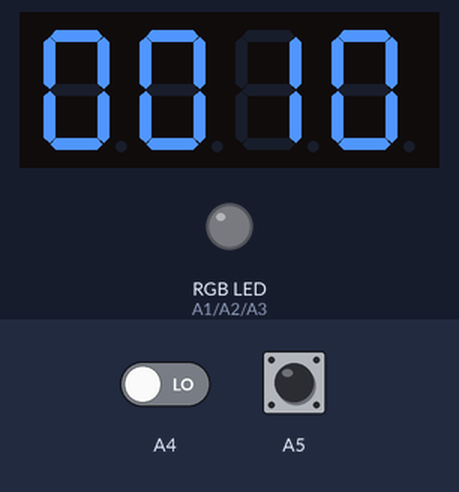
Bench run of a sketch on a simulated Arduino Uno, built with avr-gcc and run on an emulated ATmega328P. On the bench: 4-digit seven-segment display, an RGB LED mixed from three pins (HIGH = lit). Wiring (inferred from the names in the program): 4-digit 7-segment display, segments lit when LOW: segments pin 2, pin 3, pin 4, pin 5, pin 6, pin 7, pin 8, pin 9; digit selects pin 13, pin 12, pin 11, pin 10. The test bench sets the inputs (shaded band); at power-on: A4 LOW, A5 LOW. The segment pins are drawn as the display they are named for; pins used as bus, display or sensor lines are not drawn.

Above: at 4.2 s.
4.3 s: A4 driven HIGH
At 5.5 s:
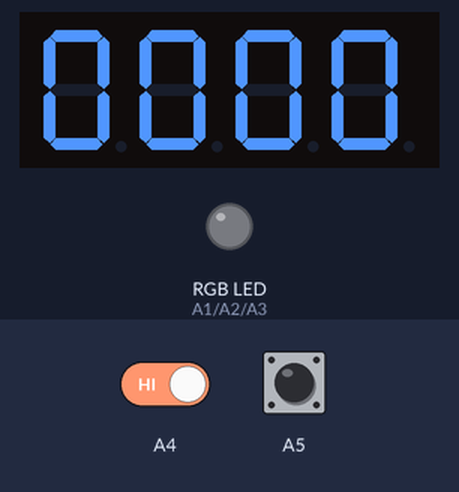
5.8 s: A5 pulsed HIGH 5 times (0.12 s each, 0.3 s apart)
At 7.8 s:
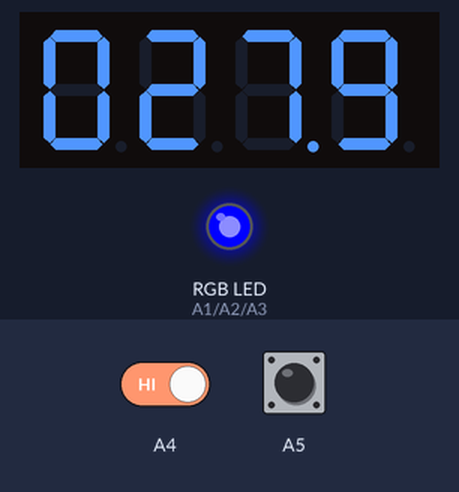
8.8 s: A5 driven HIGH
At 9.7 s:
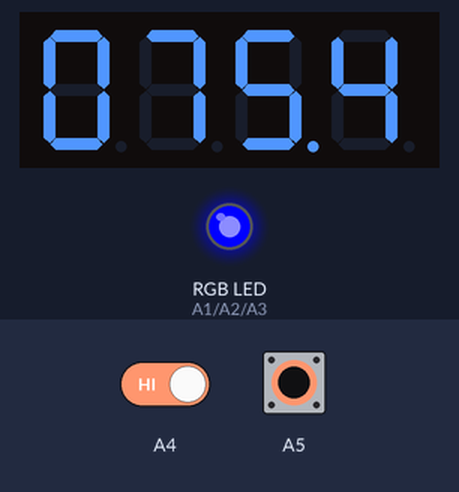
Timing chart, 0 to 11.8 s (numbered marks = the images above; inputs shaded):
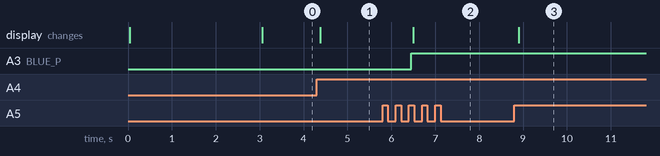

The sketch:

medidor.ino
```cpp
#include <string.h>

#define DIG_1 13
#define DIG_2 12
#define DIG_3 11
#define DIG_4 10
#define SEGM_A 2
#define SEGM_B 3
#define SEGM_C 4
#define SEGM_D 5
#define SEGM_E 6
#define SEGM_F 7
#define SEGM_G 8
#define SEGM_P 9
#define RED_P A1
#define GREEN_P A2
#define BLUE_P A3

#define HR_STRING_SIZE 5

enum STATE_DB {READING, WAITING};
enum STATE_HR {READING_HR, READING_AGE};
enum STATE_DP {DISPLAYING};

struct SignalFSM
{
    STATE_DB state;
    unsigned char currentReading;
    unsigned char previousReading;
    unsigned long previousTime;
    unsigned char cleanSignal;
    int inputPin;
};

struct HeartRateFSM
{
    unsigned char current;
    unsigned char previous;
    unsigned long currentEdge;
    unsigned long previousEdge;
    unsigned int heartRateNum;
    STATE_HR state;
    int counter;
    int age;
    int maxHR;
};

struct DisplayFSM
{
    STATE_DP state = DISPLAYING;
    char previousWord[HR_STRING_SIZE] = "0000";
    unsigned char characters[HR_STRING_SIZE - 1];
    char word[HR_STRING_SIZE] = "0000";
    unsigned char decimal;
};

SignalFSM sFSM;
SignalFSM cFSM;
HeartRateFSM hRFSM;
DisplayFSM dFSM;

unsigned char segments[] = {SEGM_A, SEGM_B, SEGM_C, SEGM_D, SEGM_E, SEGM_F, SEGM_G, SEGM_P};
unsigned char digitPins[] = {DIG_1, DIG_2, DIG_3, DIG_4};
unsigned char colorPins[] = {RED_P, GREEN_P, BLUE_P};

/*
Tabla con los bytes que indican el encendido o apagado de un led para cierto caracter
*/
static unsigned char charTable[] =
    {
        0b01110111, //a
        0b01111100, //b
        0b00111001, //c
        0b01011110, //d
        0b01111001, //e
        0b01110001, //f
        0b01101111, //g
        0b01110110, //h
        0b00110000, //i
        0b00011110, //j
        0b00000000,
        0b00111000, //l
        0b00000000,
        0b01010100, //n
        0b00111111, //o
        0b01110011, //p
        0b01100111, //q
        0b01010000, //r
        0b01101101, //s
        0b01111000, //t
        0b00111110, //u
        0b00011100, //v
        0b00000000,
        0b00000000,
        0b01101110, //y
        0b01011011, //z
        0b00111111, //0
        0b00000110, //1
        0b01011011, //2
        0b01001111, //3
        0b01100110, //4
        0b01101101, //5
        0b01111101, //6
        0b00000111, //7
        0b01111111, //8
        0b01101111, //9
        0b00000000 //space
    };

/*
Funcion que transforma una palabra a un set de bytes que indican que
pines encender o apagar por cada caracter
*/
void wordTo7S(char word[HR_STRING_SIZE], unsigned char characters[HR_STRING_SIZE - 1])
{
    for(int i = 0; i < HR_STRING_SIZE - 1; i++) //Se recorre la palabra
    {
        unsigned char value = word[HR_STRING_SIZE - i - 2]; //value toma el valor de un caracter
        if(value >= 97 && value <= 122) //Si el caracter es una letra
        {
            value -= 97;
        }
        else if(value >= 48 && value <= 57) //Si el caracter es un digito
        {
            value = value - 48 + 26;
        }
        else if(value == 32) //Si el caracter es el de espacio
        {
            value = 26 + 10;
        }
        characters[i] = charTable[value]; //Se busca la secuencia adecuada y se guarda en caracteres[i]
    }
}

void displayCharacters(unsigned char characters[HR_STRING_SIZE - 1])
{
    for (int i = 0; i < HR_STRING_SIZE - 1; i++) //Se recorren los caracteres
    {
        for (int j = 0; j < 4; j++) //Se apagan todos los pines de digitos
        {
            digitalWrite(digitPins[j], LOW);
        }
        if ((3 - i) < 4 && (3 - i) >= 0) //Si el caracter se mostraria en el display
        {
            digitalWrite(digitPins[3 - i], HIGH);
            for (int j = 7; j >= 0; j--) //Se recorren los bits del character
            {
                int turnOn = (characters[i] >> j) & 0x01; //Se guarda el bit en la posicion j del caracter en turnOn
                digitalWrite(segments[j], !turnOn); //Se pone el pin en segmentos[j] en el modo opuesto a turnOn
            }
            delay(4); //Se espera 4 milisegundos
        }
    }
}

/*
Funcion que agrega un decimal al tercer caracter que se muestra en el display
*/
void addDecimal(unsigned char characters[HR_STRING_SIZE - 1])
{

    characters[1] = characters[1] | 0b10000000;

}

/*
Inicializacion de variable del tipo DisplayFSM
*/
void initializeDisplayFSM(DisplayFSM *displayFSM)
{
    displayFSM->state = DISPLAYING;
    displayFSM->decimal = 0;
}

/*
Funcion que hace display a la palabra que se encuentra como atributo en el argumento
displayFSM
*/
void display(DisplayFSM *displayFSM)
{

    switch (displayFSM->state)
    {
    case DISPLAYING:
        if(strcmp(displayFSM->previousWord, displayFSM->word) != 0) //Si la palabra anterior es distinta a la actual
        {
            strcpy(displayFSM->previousWord, displayFSM->word); //La palabra actual se guarda en la palabra anterior
            wordTo7S(displayFSM->word, displayFSM->characters); //Se pasa la palabra al modo para hacer display en el 7 segmentos
            if(displayFSM->decimal) //Si la palabra debe llevar decimal
            {
                addDecimal(displayFSM->characters); //Se agrega el decimal
            }
        }
        else
        {
            displayCharacters(displayFSM->characters); //Se le hace display a los caracteres de la palabra
        }
        break;
    default:
        break;
    }
}

/*
Inicializacion de variable del tipo signalFSM
*/
void initializeSignalFSM(SignalFSM *signalFSM, int inputPin)
{
    signalFSM->state = READING;
    signalFSM->inputPin = inputPin;
    pinMode(signalFSM->inputPin, INPUT);
    signalFSM->currentReading = digitalRead(signalFSM->inputPin);
    signalFSM->previousReading = signalFSM->currentReading;
    signalFSM->cleanSignal = LOW;
}

void deBouncer(SignalFSM *signalFSM)
{
    int extintion = 50;

    switch (signalFSM->state)
    {
    case READING:
        if(signalFSM->previousReading == signalFSM->currentReading) //Si la lectura anterior es igual a la lectura actual
        {
            signalFSM->currentReading = digitalRead(signalFSM->inputPin); //Se actualiza el valor de la lectura actual
        }
        else
        {
            signalFSM->previousTime = millis(); //Se actualiza el valor de los milisegundos anteriores
            signalFSM->cleanSignal = signalFSM->currentReading; //Se cambia el valor de la señal limpia al de la lectura actual
            signalFSM->state = WAITING; //Se cambia el estado al de espera
        }
        break;
    case WAITING:
        if(millis() - signalFSM->previousTime >= extintion) //Se espera hasta que se cumpla el requerimiento de tiempo
        {
            signalFSM->previousReading = signalFSM->currentReading;
            signalFSM->currentReading = digitalRead(signalFSM->inputPin);
            signalFSM->state = READING; //Se cambia el estado al de lectura
        }
    default:
        break;
    }
}
/*
Funcion que combierte un numero a un string
*/
void convertNumberToString(int number, char word[HR_STRING_SIZE])
{
    //Depende del tamaño del numero se agregan un numero de ceros al frente
    if(number >= 1000)
    {
        sprintf(word, "%d", number);
    }
    else if(number >= 100)
    {
        sprintf(word, "0%d", number);

    }
    else if(number >= 10)
    {
        sprintf(word, "00%d", number);
    }
    else
    {
        sprintf(word, "000%d", number);
    }
}

/*
Funcion que enciende el led rgb dado la entrada para el rojo, verde y azul
*/
void displayRGB(unsigned char red, unsigned char green, unsigned char blue)
{
    analogWrite(RED_P, red);
    analogWrite(GREEN_P, green);
    analogWrite(BLUE_P, blue);
}

/*
Inicializacion de variable del tipo heartRateFSM
*/
void initialiseHeartRateFSM(HeartRateFSM *heartRateFSM)
{
    heartRateFSM->current = LOW;
    heartRateFSM->previous = heartRateFSM->current;
    heartRateFSM->previousEdge = millis();
    heartRateFSM->heartRateNum = 0;
    heartRateFSM->state = READING_AGE;
    heartRateFSM->counter = 0;
    heartRateFSM->maxHR = 0;
    heartRateFSM->age = 10;
}

/*
Funcion que calcula el ritmo cardiaco dado signalFSM y que guarda el resultado en displayFSM
*/
void heartRateMonitor(HeartRateFSM *heartRateFSM, SignalFSM *signalFSM, DisplayFSM *displayFSM)
{
    switch (heartRateFSM->state)
    {
    case READING_HR:
        if(heartRateFSM->previous == LOW && heartRateFSM->current == HIGH) //Si la señal cambio de LOW a HIGH
        {
            heartRateFSM->currentEdge = millis(); //Se actualiza el tiempo del pico actual a los milisegundos actuales
            heartRateFSM->heartRateNum += heartRateFSM->currentEdge - heartRateFSM->previousEdge; //Se suma la differencia entre el tiempo del pico actual y el pico anterior a hearRateNum
            heartRateFSM->counter++; //Se incrementa el contador
            heartRateFSM->previousEdge = heartRateFSM->currentEdge; //Se actualiza el valor del tiempo del pico anterior al del actual
        }
        if(heartRateFSM->counter == 3) //Si el contador llega a 3
        {
            heartRateFSM->counter = 0; //Se retorna el contador a 0
            heartRateFSM->heartRateNum /= 3; //Se divide lo que hay en heartRateNum en 3 (promedio)
            heartRateFSM->heartRateNum = 600000 / heartRateFSM->heartRateNum; //Se calcula el ritmo cardiaco dado su periodo

            //Se enciende el led rgb de un color dado el ritmo cardiaco actual y el maximo
            if(heartRateFSM->heartRateNum <= heartRateFSM->maxHR * 0.5 * 10)
            {
                displayRGB(0, 0, 255);
            }
            else if(heartRateFSM->heartRateNum <= heartRateFSM->maxHR * 0.7 * 10)
            {
                displayRGB(0, 255, 255);
            }
            else if (heartRateFSM->heartRateNum <= heartRateFSM->maxHR * 0.85 * 10)
            {
                displayRGB(0, 255, 0);
            }
            else if (heartRateFSM->heartRateNum <= heartRateFSM->maxHR * 1 * 10)
            {
                displayRGB(255, 255, 0);
            }
            else
            {
                displayRGB(255, 0, 0);
            }
            convertNumberToString(heartRateFSM->heartRateNum, displayFSM->word); //Se transforma el ritmo cardiaco actual a string y se guarda en la estructura displayFSM
            displayFSM->decimal = 1; //Se le indica a la estructura displayFSM que la palabra se imprimira con decimal
            heartRateFSM->heartRateNum = 0; //Se reinicia hearRateNum en 0
        }
        heartRateFSM->previous = heartRateFSM->current; //La señal previa toma el valor de la actual
        heartRateFSM->current = signalFSM->cleanSignal; //La señal actual toma el valor de la señal limpia en la estructura signalFSM
        break;

    default:
        break;
    }
}


void inputAge(HeartRateFSM *heartRateFSM, SignalFSM *signalFSM, DisplayFSM *displayFSM)
{
    switch (heartRateFSM->state)
    {
    case READING_AGE:
        if(heartRateFSM->previous == LOW && heartRateFSM->current == HIGH) //Si la señal anterior es LOW y la actual es HIGH
        {
            heartRateFSM->age++; //Se incrementa la edad
            convertNumberToString(heartRateFSM->age, displayFSM->word); //Se convierte la edad a un string y se guarda en la estructura displayFSM
        }
        heartRateFSM->previous = heartRateFSM->current; //La señal actual se guarda en la previa
        heartRateFSM->current = signalFSM->cleanSignal; //La señal actual se actualiza a la señal limpia de la estructura signalFSM
        break;

    default:
        break;
    }
}

void setup()
{
    for(int i = 0; i < 8; i++)
    {
        pinMode(segments[i], OUTPUT);
    }
    for(int i = 0; i < 4; i++)
    {
        pinMode(digitPins[i], OUTPUT);
    }
    for(int i = 0; i < 3; i++)
    {
        pinMode(colorPins[i], OUTPUT);
    }

    initializeDisplayFSM(&dFSM);
    initializeSignalFSM(&sFSM, A5);
    initializeSignalFSM(&cFSM, A4);
    initialiseHeartRateFSM(&hRFSM);
    convertNumberToString(hRFSM.age, dFSM.word);
    char intro[HR_STRING_SIZE] = "edad";
    unsigned char characters[HR_STRING_SIZE - 1];
    wordTo7S(intro, characters);
    unsigned long previousTime = millis();
    displayRGB(0, 110, 0);
    while(millis() - previousTime < 3000)
    {
        displayCharacters(characters);
    }

}

void loop()
{
    if(hRFSM.maxHR == 0)
    {
        deBouncer(&sFSM);
        deBouncer(&cFSM);
        inputAge(&hRFSM, &sFSM, &dFSM);
        display(&dFSM);
        if(cFSM.cleanSignal == HIGH)
        {
            hRFSM.maxHR = 220 - hRFSM.age;
            convertNumberToString(0, dFSM.word);
            hRFSM.state = READING_HR;
        }
    }
    else if(hRFSM.age > 1)
    {
        deBouncer(&sFSM);
        heartRateMonitor(&hRFSM, &sFSM, &dFSM);
        display(&dFSM);
    }

}
```

Measured:
- after the input at 4.3 s, the display: changes after 0.08 s (image 1)
- after the input at 5.8 s, A3 (BLUE_P): LOW → HIGH after 0.65 s; the display: changes after 0.70 s (image 2)
- after the input at 8.8 s, the display: changes after 0.10 s (image 3)
